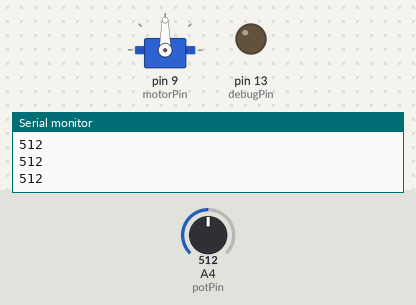
A sketch run on a simulated Arduino Uno, built with avr-gcc and run on an emulated ATmega328P. Shown: servo, output pins drawn as LEDs (lit = HIGH), the last lines printed to the serial monitor. The test bench sets the inputs (shaded band); at power-on: A4 (potPin) = 512.

Above: at 1.2 s.
1.3 s: A4 (potPin) set to 716
At 2.2 s:
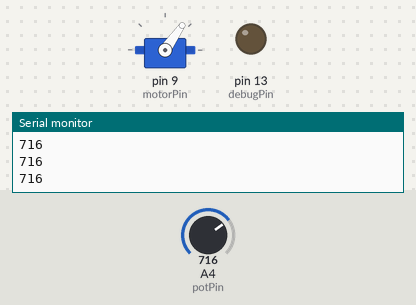
2.8 s: A4 (potPin) set to 900
At 3.3 s:
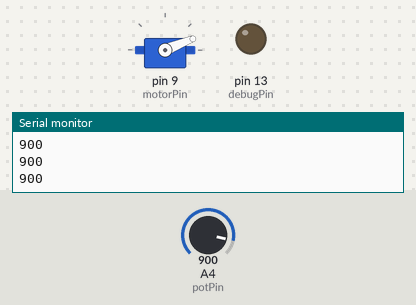
4.3 s: A4 (potPin) set to 1023
At 4.6 s:
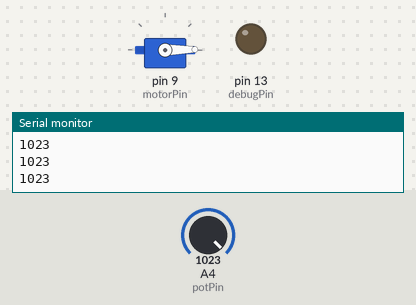
5.8 s: A4 (potPin) set to 306
At 6.8 s:
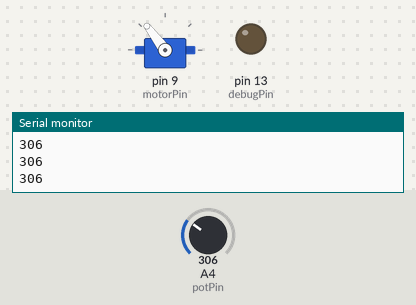
7.3 s: A4 (potPin) set to 122
At 7.9 s:
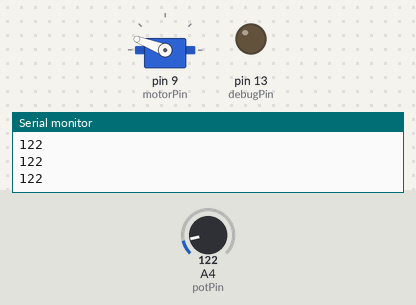
8.8 s: A4 (potPin) set to 0
At 9.1 s:
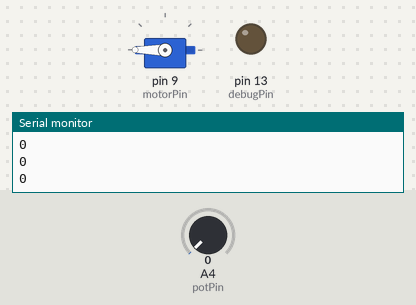
Timing chart, 0 to 11.3 s (numbered marks = the images above; inputs shaded):
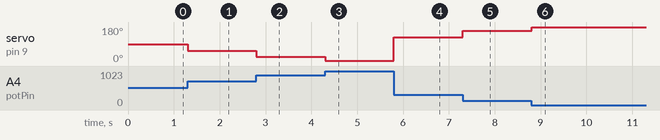

Measured:
- after the input at 1.3 s, servo on pin 9 (motorPin): 90° → 55° at once
- after the input at 2.8 s, servo on pin 9 (motorPin): 55° → 22° at once
- after the input at 4.3 s, servo on pin 9 (motorPin): 22° → 1° at once
- after the input at 5.8 s, servo on pin 9 (motorPin): 1° → 127° at once
- after the input at 7.3 s, servo on pin 9 (motorPin): 127° → 159° at once
- after the input at 8.8 s, servo on pin 9 (motorPin): 159° → 180° at once

The sketch:

ServoMotorTurn.ino
```cpp
/*========================================================*/
/*
  uProject #6 "Shake It Up"
  by Judy Kong, HCII CMU. Sep 16, 2019.

  This is the third micro project assignment for 05-833 Applied Gadgets,
  Sensors and Activity Regocnition in HCI.

  Hardware
  This code assumes four LEDs attached to digital I/O pin 2, 3, 4, 5.
  The LEDs are assumed to be connected as common cathode attached to
  ground and should should each have a current limiting resistor (probably in
  the 200-500 ohm range for 5v hardware). This code also assumes a turn knob
  at analog I/O pin 2.

  Operation
  The four LEDs light one after the other and the speed at which the sequence
  displays is controled with a potentiometer. When the potentiometer is turned
  fully counter clockwise the LED sequence proceeds slowly. When the
  potentiometer is turned in the clockwise direction it proceeds faster
  and faster.

*/
/*========================================================*/

#include <Servo.h>

/*------- Hardware configuration -------*/
Servo servo_test;
const int  motorPin = 9;
const int  potPin = A4;
const byte debugPin = 13;        // pin that we put debug output on (set to 255 to disable)
                                 // (most Arduino's have a built in LED on pin 13...)

/*-------------------------------------------*/
/* Initializization code (run once via call from Arduino framework) */
void setup() {
  Serial.begin(9600);
  Serial.println("Hello world!");
  servo_test.attach(motorPin);
  pinMode(debugPin, OUTPUT);
}

/* Main routine (called repeated by from the Arduino framework) */
void loop() {
  Serial.println(analogRead(potPin));
  servo_test.write(map(analogRead(potPin), 0, 1024, 180, 0));
  // delay(400);
}
```
